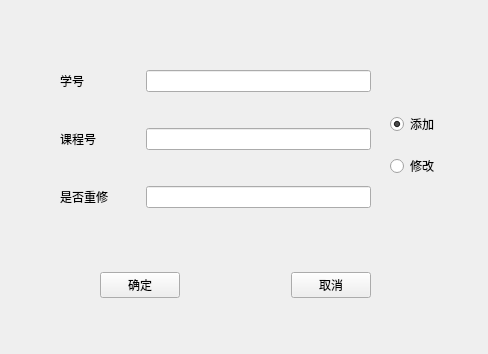
<?xml version="1.0" encoding="UTF-8"?>
<ui version="4.0">
 <class>change_retake</class>
 <widget class="QWidget" name="change_retake">
  <property name="geometry">
   <rect>
    <x>0</x>
    <y>0</y>
    <width>488</width>
    <height>354</height>
   </rect>
  </property>
  <property name="windowTitle">
   <string>Form</string>
  </property>
  <widget class="QWidget" name="layoutWidget">
   <property name="geometry">
    <rect>
     <x>390</x>
     <y>100</y>
     <width>71</width>
     <height>91</height>
    </rect>
   </property>
   <layout class="QVBoxLayout" name="verticalLayout">
    <item>
     <widget class="QRadioButton" name="radioButton_Add">
      <property name="text">
       <string>添加</string>
      </property>
      <property name="checked">
       <bool>true</bool>
      </property>
     </widget>
    </item>
    <item>
     <widget class="QRadioButton" name="radioButton_Change">
      <property name="text">
       <string>修改</string>
      </property>
     </widget>
    </item>
   </layout>
  </widget>
  <widget class="QWidget" name="layoutWidget_2">
   <property name="geometry">
    <rect>
     <x>100</x>
     <y>270</y>
     <width>271</width>
     <height>30</height>
    </rect>
   </property>
   <layout class="QHBoxLayout" name="horizontalLayout_4">
    <item>
     <widget class="QPushButton" name="btnSure">
      <property name="text">
       <string>确定</string>
      </property>
     </widget>
    </item>
    <item>
     <spacer name="horizontalSpacer">
      <property name="orientation">
       <enum>Qt::Horizontal</enum>
      </property>
      <property name="sizeHint" stdset="0">
       <size>
        <width>111</width>
        <height>20</height>
       </size>
      </property>
     </spacer>
    </item>
    <item>
     <widget class="QPushButton" name="btnCancel">
      <property name="text">
       <string>取消</string>
      </property>
     </widget>
    </item>
   </layout>
  </widget>
  <widget class="QWidget" name="layoutWidget_3">
   <property name="geometry">
    <rect>
     <x>60</x>
     <y>40</y>
     <width>311</width>
     <height>201</height>
    </rect>
   </property>
   <layout class="QVBoxLayout" name="verticalLayout_2">
    <item>
     <layout class="QHBoxLayout" name="horizontalLayout">
      <item>
       <widget class="QLabel" name="label">
        <property name="minimumSize">
         <size>
          <width>80</width>
          <height>0</height>
         </size>
        </property>
        <property name="text">
         <string>学号</string>
        </property>
       </widget>
      </item>
      <item>
       <widget class="QLineEdit" name="lineEdit_Sno"/>
      </item>
     </layout>
    </item>
    <item>
     <layout class="QHBoxLayout" name="horizontalLayout_2">
      <item>
       <widget class="QLabel" name="label_2">
        <property name="minimumSize">
         <size>
          <width>80</width>
          <height>0</height>
         </size>
        </property>
        <property name="text">
         <string>课程号</string>
        </property>
       </widget>
      </item>
      <item>
       <widget class="QLineEdit" name="lineEdit_Cno"/>
      </item>
     </layout>
    </item>
    <item>
     <layout class="QHBoxLayout" name="horizontalLayout_3">
      <item>
       <widget class="QLabel" name="label_3">
        <property name="minimumSize">
         <size>
          <width>80</width>
          <height>0</height>
         </size>
        </property>
        <property name="text">
         <string>是否重修</string>
        </property>
       </widget>
      </item>
      <item>
       <widget class="QLineEdit" name="lineEdit_State"/>
      </item>
     </layout>
    </item>
   </layout>
  </widget>
 </widget>
 <resources/>
 <connections/>
</ui>
